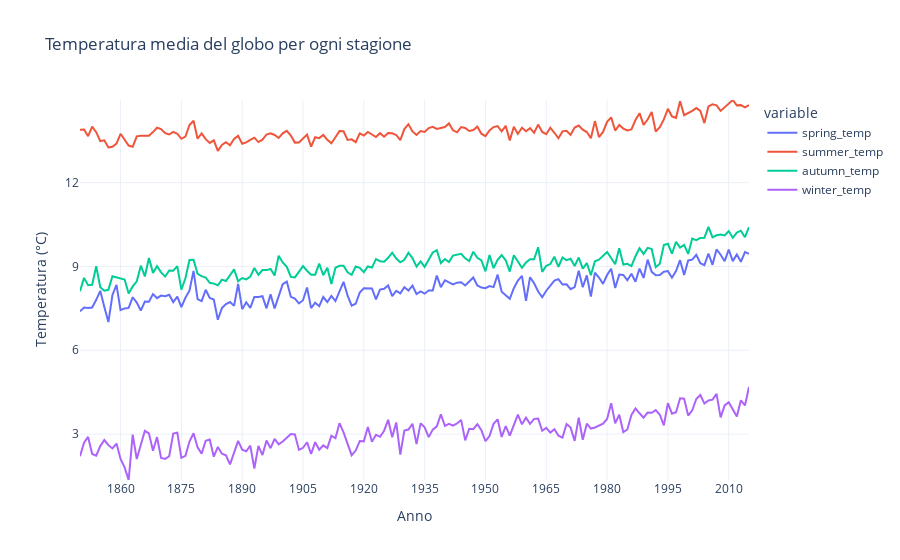

This figure's notebook cell:
### Code cell
fig = px.line(season, x='year', y=['spring_temp', 'summer_temp', 'autumn_temp', 'winter_temp'], 
              title='Temperatura media del globo per ogni stagione', 
              labels={'year': 'Anno', 'value': 'Temperatura (°C)'},
              range_x=[season['year'].min(), season['year'].max()], 
              range_y=[season[['spring_temp', 'summer_temp', 'autumn_temp', 'winter_temp']].min().min(),
                       season[['spring_temp', 'summer_temp', 'autumn_temp', 'winter_temp']].max().max()],
              template= 'plotly_white')

fig.update_xaxes(dtick=15)
fig.update_yaxes(dtick=3)
fig.show()

### Figure 1 — Plotly figure (JSON) as saved in the notebook; plotly's stock layout.template omitted (floating-point values rounded to 4 significant figures; data arrays with more than 128 entries replaced by an {"elided": "..."} marker saying what was removed)
{"data": [{"hovertemplate": "variable=spring_temp<br>Anno=%{x}<br>Temperatura (°C)=%{y}<extra></extra>", "legendgroup": "spring_temp", "line": {"color": "#636efa", "dash": "solid"}, "marker": {"symbol": "circle"}, "mode": "lines", "name": "spring_temp", "orientation": "v", "showlegend": true, "type": "scatter", "x": {"elided": "166 int values"}, "xaxis": "x", "y": {"elided": "166 float values"}, "yaxis": "y"}, {"hovertemplate": "variable=summer_temp<br>Anno=%{x}<br>Temperatura (°C)=%{y}<extra></extra>", "legendgroup": "summer_temp", "line": {"color": "#EF553B", "dash": "solid"}, "marker": {"symbol": "circle"}, "mode": "lines", "name": "summer_temp", "orientation": "v", "showlegend": true, "type": "scatter", "x": {"elided": "166 int values"}, "xaxis": "x", "y": {"elided": "166 float values"}, "yaxis": "y"}, {"hovertemplate": "variable=autumn_temp<br>Anno=%{x}<br>Temperatura (°C)=%{y}<extra></extra>", "legendgroup": "autumn_temp", "line": {"color": "#00cc96", "dash": "solid"}, "marker": {"symbol": "circle"}, "mode": "lines", "name": "autumn_temp", "orientation": "v", "showlegend": true, "type": "scatter", "x": {"elided": "166 int values"}, "xaxis": "x", "y": {"elided": "166 float values"}, "yaxis": "y"}, {"hovertemplate": "variable=winter_temp<br>Anno=%{x}<br>Temperatura (°C)=%{y}<extra></extra>", "legendgroup": "winter_temp", "line": {"color": "#ab63fa", "dash": "solid"}, "marker": {"symbol": "circle"}, "mode": "lines", "name": "winter_temp", "orientation": "v", "showlegend": true, "type": "scatter", "x": {"elided": "166 int values"}, "xaxis": "x", "y": {"elided": "166 float values"}, "yaxis": "y"}], "layout": {"legend": {"title": {"text": "variable"}, "tracegroupgap": 0}, "title": {"text": "Temperatura media del globo per ogni stagione"}, "xaxis": {"anchor": "y", "domain": [0, 1], "dtick": 15, "range": [1850, 2015], "title": {"text": "Anno"}}, "yaxis": {"anchor": "x", "domain": [0, 1], "dtick": 3, "range": [1.359, 14.95], "title": {"text": "Temperatura (°C)"}}}}
